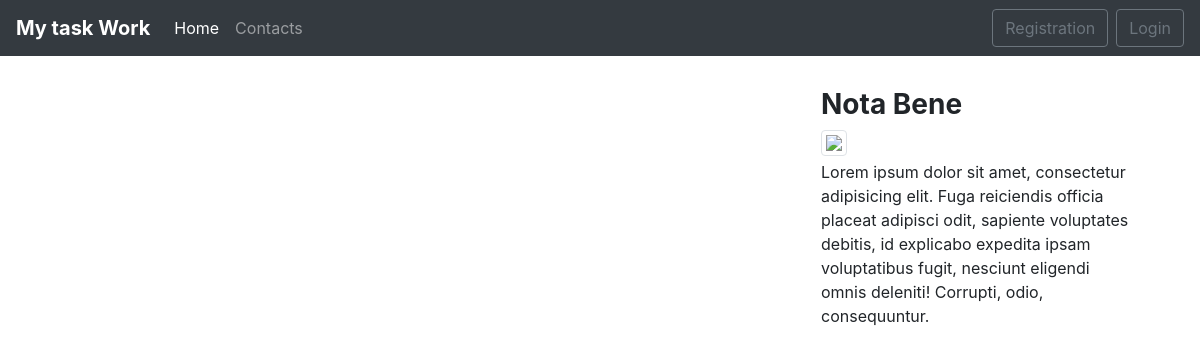
Before: / with the older database file.
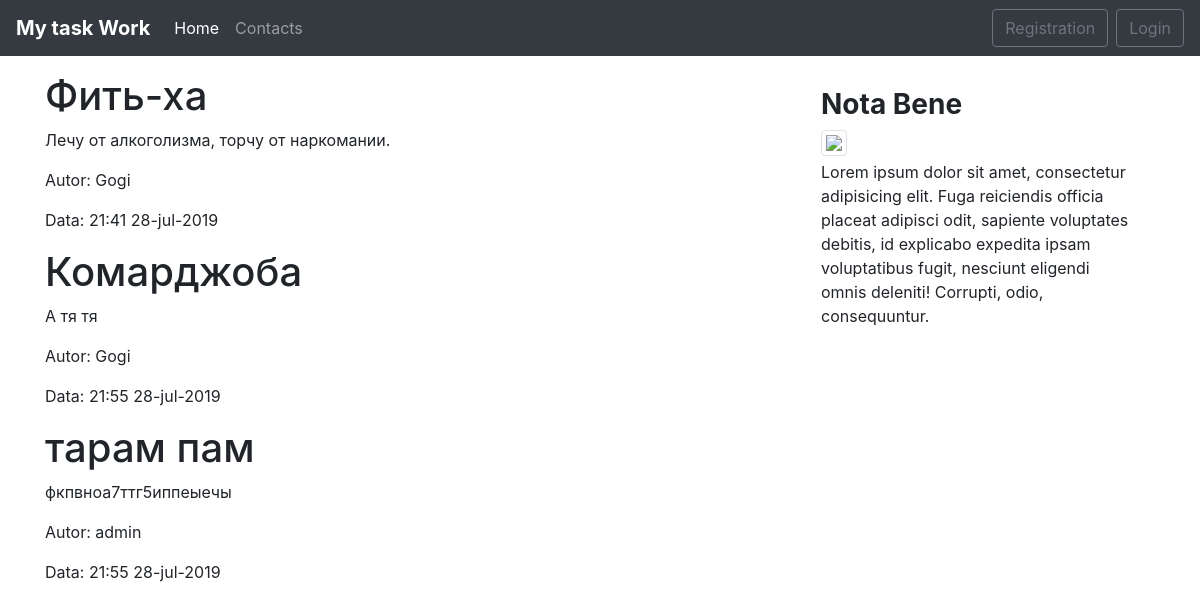
After: the same page with the newer database file.
### blog/models.py (models this page shows)
class Post(models.Model):
    title   =   models.CharField(max_length=50)
    text    =   models.TextField()
    date    =   models.DateTimeField(default = timezone.now)
    autor   =   models.ForeignKey(User, on_delete = models.CASCADE)

### blog/views.py (the view)
# urls.py: path('', views.home, name='blog'),
def home (request):
    data = {
    'news' : Post.objects.all() ,
    'title':'Main page'
    }
    return render (request, 'blog/home.html',data)

### blog/templates/blog/home.html
{% extends 'blog/main.html' %}
{% block main_section%}
  {% for post in news %}
    <h1>  {{post.title}}   </h1>
    <p> {{post.text}} </p>
      {% if post.autor %}
        <p>Autor: {{post.autor}}</p>
      {%else%}
        <p>Autor: Anon </p>
      {%endif%}
    <p>Data: {{post.date| date:"G:i j-b-Y"}}</p>
  {% endfor %}
{%endblock main_section%}

### blog/templates/blog/main.html (shortened to what this page needs)
<!DOCTYPE html>
<html lang="en">
<head>
  <link rel="stylesheet" href="https://stackpath.bootstrapcdn.com/bootstrap/4.3.1/css/bootstrap.min.css">
</head>
<body>
  <nav class="navbar navbar-expand-lg navbar-dark bg-dark  mb-3">
    <a class="navbar-brand" href="{% url 'blog' %}"><b>My task Work</b></a>
    <div class="collapse navbar-collapse" id="navbarsExample09">
      <ul class="navbar-nav mr-auto">
        <li class="nav-item active">
          <a class="nav-link" href="{% url 'blog' %}">Home </a>
        </li>
        <li class="nav-item">
          <a class="nav-link" href="{% url 'contacts' %}">Contacts</a>
        </li>
      </ul>
    </div>
    <div class="navbar-nav">
      <a href="{% url 'reg'%}"class= "btn btn-outline-secondary mr-2">Registration</a>
      <a href=""class= "btn btn-outline-secondary">Login</a>
    </div>
  </nav>
  <main class="container">
    <div class="row">
      <div class="col-md-8">
        {% block main_section%}
        {%endblock%}
      </div>
      <aside class="col-md-4">
        <div class=" p-3 ">
          <h3><b>Nota Bene</b></h3>
          <img src="http://img.playground.ru/images/7/4/e2ea4695ddc14c78d56c95cabaaa1cf3.jpg" class="img-thumbnail mb-1">
          <p>Lorem ipsum dolor sit amet, consectetur adipisicing elit. Fuga reiciendis
            officia placeat adipisci odit, sapiente voluptates debitis, id explicabo
            expedita ipsam voluptatibus fugit, nesciunt eligendi omnis deleniti!
            Corrupti, odio, consequuntur.</p>
        </div>
      </aside>
    </div>
  </main>
  </body>
</html>

Changed rows visible on the page:
added Post: title "Фить-ха", text "Лечу от алкоголизма, торчу от наркомании.", autor "Gogi", date "21:41 28-jul-2019"
added Post: title "Комарджоба", text "А тя тя", autor "Gogi", date "21:55 28-jul-2019"
added Post: title "тарам пам", text "фкпвноа7ттг5иппеыечы", autor "admin", date "21:55 28-jul-2019"
